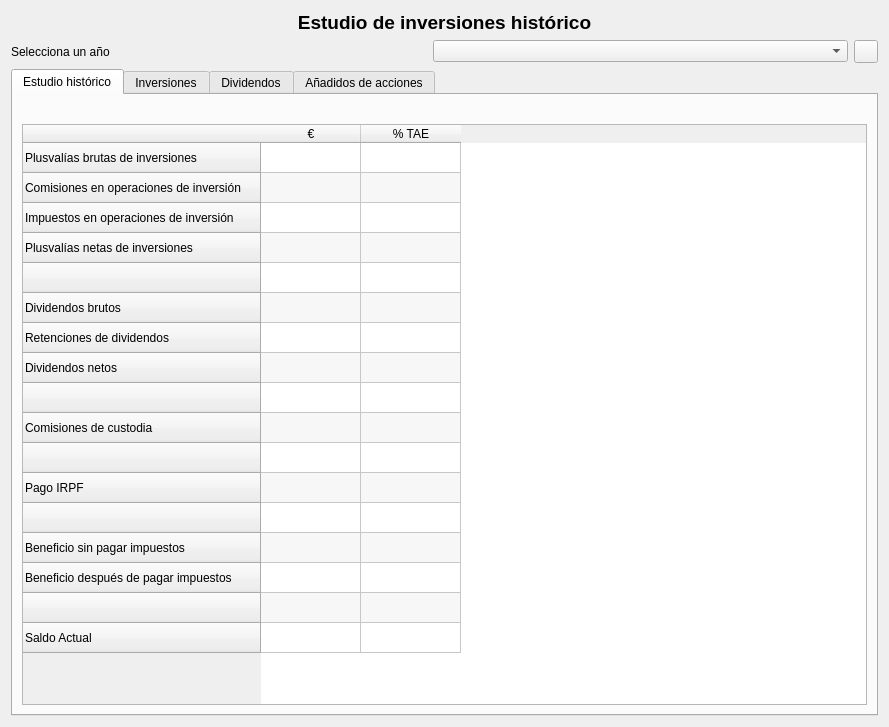
<?xml version="1.0" encoding="UTF-8"?>
<ui version="4.0">
 <class>wdgInformeHistorico</class>
 <widget class="QWidget" name="wdgInformeHistorico">
  <property name="geometry">
   <rect>
    <x>0</x>
    <y>0</y>
    <width>889</width>
    <height>727</height>
   </rect>
  </property>
  <property name="sizePolicy">
   <sizepolicy hsizetype="Expanding" vsizetype="Expanding">
    <horstretch>0</horstretch>
    <verstretch>0</verstretch>
   </sizepolicy>
  </property>
  <property name="windowTitle">
   <string>Form</string>
  </property>
  <layout class="QVBoxLayout" name="verticalLayout_2">
   <item>
    <layout class="QVBoxLayout" name="verticalLayout">
     <item>
      <widget class="QLabel" name="lbl">
       <property name="font">
        <font>
         <pointsize>14</pointsize>
         <weight>75</weight>
         <bold>true</bold>
        </font>
       </property>
       <property name="text">
        <string>Estudio de inversiones histórico</string>
       </property>
       <property name="alignment">
        <set>Qt::AlignCenter</set>
       </property>
      </widget>
     </item>
     <item>
      <layout class="QHBoxLayout" name="horizontalLayout">
       <item>
        <widget class="QLabel" name="label">
         <property name="text">
          <string>Selecciona un año</string>
         </property>
        </widget>
       </item>
       <item>
        <widget class="QComboBox" name="cmbYears"/>
       </item>
       <item>
        <widget class="QToolButton" name="cmd">
         <property name="icon">
          <iconset resource="../images/xulpymoney.qrc">
           <normaloff>:/xulpymoney/search.png</normaloff>:/xulpymoney/search.png</iconset>
         </property>
        </widget>
       </item>
      </layout>
     </item>
     <item>
      <widget class="QTabWidget" name="tab">
       <property name="currentIndex">
        <number>0</number>
       </property>
       <widget class="QWidget" name="tab_3">
        <attribute name="icon">
         <iconset resource="../images/xulpymoney.qrc">
          <normaloff>:/xulpymoney/history.png</normaloff>:/xulpymoney/history.png</iconset>
        </attribute>
        <attribute name="title">
         <string>Estudio histórico</string>
        </attribute>
        <layout class="QVBoxLayout" name="verticalLayout_3">
         <item>
          <widget class="QLabel" name="lblSaldo">
           <property name="styleSheet">
            <string notr="true">color: rgb(0, 128, 0);
font: 75 12pt &quot;Sans Serif&quot;;</string>
           </property>
           <property name="text">
            <string/>
           </property>
           <property name="scaledContents">
            <bool>false</bool>
           </property>
           <property name="alignment">
            <set>Qt::AlignCenter</set>
           </property>
          </widget>
         </item>
         <item>
          <widget class="myQTableWidget" name="tblEstudio">
           <property name="sizePolicy">
            <sizepolicy hsizetype="Expanding" vsizetype="Expanding">
             <horstretch>0</horstretch>
             <verstretch>0</verstretch>
            </sizepolicy>
           </property>
           <property name="contextMenuPolicy">
            <enum>Qt::CustomContextMenu</enum>
           </property>
           <property name="editTriggers">
            <set>QAbstractItemView::NoEditTriggers</set>
           </property>
           <property name="alternatingRowColors">
            <bool>true</bool>
           </property>
           <property name="selectionMode">
            <enum>QAbstractItemView::SingleSelection</enum>
           </property>
           <property name="selectionBehavior">
            <enum>QAbstractItemView::SelectRows</enum>
           </property>
           <property name="sortingEnabled">
            <bool>true</bool>
           </property>
           <row>
            <property name="text">
             <string>Plusvalías brutas de inversiones</string>
            </property>
           </row>
           <row>
            <property name="text">
             <string>Comisiones en operaciones de inversión</string>
            </property>
           </row>
           <row>
            <property name="text">
             <string>Impuestos en operaciones de inversión</string>
            </property>
           </row>
           <row>
            <property name="text">
             <string>Plusvalías netas de inversiones</string>
            </property>
           </row>
           <row>
            <property name="text">
             <string/>
            </property>
           </row>
           <row>
            <property name="text">
             <string>Dividendos brutos</string>
            </property>
           </row>
           <row>
            <property name="text">
             <string>Retenciones de dividendos</string>
            </property>
           </row>
           <row>
            <property name="text">
             <string>Dividendos netos</string>
            </property>
           </row>
           <row>
            <property name="text">
             <string/>
            </property>
           </row>
           <row>
            <property name="text">
             <string>Comisiones de custodia</string>
            </property>
           </row>
           <row>
            <property name="text">
             <string/>
            </property>
           </row>
           <row>
            <property name="text">
             <string>Pago IRPF</string>
            </property>
           </row>
           <row>
            <property name="text">
             <string/>
            </property>
           </row>
           <row>
            <property name="text">
             <string>Beneficio sin pagar impuestos</string>
            </property>
           </row>
           <row>
            <property name="text">
             <string>Beneficio después de pagar impuestos</string>
            </property>
           </row>
           <row>
            <property name="text">
             <string/>
            </property>
           </row>
           <row>
            <property name="text">
             <string>Saldo Actual</string>
            </property>
           </row>
           <column>
            <property name="text">
             <string>€</string>
            </property>
           </column>
           <column>
            <property name="text">
             <string>% TAE</string>
            </property>
           </column>
          </widget>
         </item>
        </layout>
       </widget>
       <widget class="QWidget" name="tab_5">
        <attribute name="icon">
         <iconset resource="../images/xulpymoney.qrc">
          <normaloff>:/xulpymoney/history2.png</normaloff>:/xulpymoney/history2.png</iconset>
        </attribute>
        <attribute name="title">
         <string>Inversiones</string>
        </attribute>
        <layout class="QHBoxLayout" name="horizontalLayout_3">
         <item>
          <widget class="myQTableWidget" name="tblInversiones">
           <property name="contextMenuPolicy">
            <enum>Qt::CustomContextMenu</enum>
           </property>
           <property name="editTriggers">
            <set>QAbstractItemView::NoEditTriggers</set>
           </property>
           <property name="alternatingRowColors">
            <bool>true</bool>
           </property>
           <property name="selectionMode">
            <enum>QAbstractItemView::SingleSelection</enum>
           </property>
           <property name="selectionBehavior">
            <enum>QAbstractItemView::SelectRows</enum>
           </property>
           <attribute name="verticalHeaderVisible">
            <bool>false</bool>
           </attribute>
           <column>
            <property name="text">
             <string>Fecha</string>
            </property>
           </column>
           <column>
            <property name="text">
             <string>Años</string>
            </property>
           </column>
           <column>
            <property name="text">
             <string>Inversión</string>
            </property>
           </column>
           <column>
            <property name="text">
             <string>Tipo de operación</string>
            </property>
           </column>
           <column>
            <property name="text">
             <string>Saldo inicial</string>
            </property>
           </column>
           <column>
            <property name="text">
             <string>Saldo final</string>
            </property>
           </column>
           <column>
            <property name="text">
             <string>Consolidado bruto</string>
            </property>
           </column>
           <column>
            <property name="text">
             <string>Comisiones</string>
            </property>
           </column>
           <column>
            <property name="text">
             <string>Impuestos</string>
            </property>
           </column>
           <column>
            <property name="text">
             <string>Consolidado neto</string>
            </property>
           </column>
           <column>
            <property name="text">
             <string>% TAE neto</string>
            </property>
           </column>
           <column>
            <property name="text">
             <string>% Total neto</string>
            </property>
           </column>
          </widget>
         </item>
        </layout>
       </widget>
       <widget class="QWidget" name="tab_2">
        <attribute name="icon">
         <iconset resource="../images/xulpymoney.qrc">
          <normaloff>:/xulpymoney/coins.png</normaloff>:/xulpymoney/coins.png</iconset>
        </attribute>
        <attribute name="title">
         <string>Dividendos</string>
        </attribute>
        <layout class="QHBoxLayout" name="horizontalLayout_2">
         <item>
          <widget class="myQTableWidget" name="tblDividendos">
           <property name="contextMenuPolicy">
            <enum>Qt::CustomContextMenu</enum>
           </property>
           <property name="editTriggers">
            <set>QAbstractItemView::NoEditTriggers</set>
           </property>
           <property name="alternatingRowColors">
            <bool>true</bool>
           </property>
           <property name="selectionMode">
            <enum>QAbstractItemView::SingleSelection</enum>
           </property>
           <property name="selectionBehavior">
            <enum>QAbstractItemView::SelectRows</enum>
           </property>
           <property name="sortingEnabled">
            <bool>true</bool>
           </property>
           <attribute name="verticalHeaderVisible">
            <bool>false</bool>
           </attribute>
           <column>
            <property name="text">
             <string>Fecha</string>
            </property>
           </column>
           <column>
            <property name="text">
             <string>Inversión</string>
            </property>
           </column>
           <column>
            <property name="text">
             <string>Banco</string>
            </property>
           </column>
           <column>
            <property name="text">
             <string>Neto antes de impuestos</string>
            </property>
           </column>
          </widget>
         </item>
        </layout>
       </widget>
       <widget class="QWidget" name="tab_4">
        <attribute name="icon">
         <iconset resource="../images/xulpymoney.qrc">
          <normaloff>:/xulpymoney/add.png</normaloff>:/xulpymoney/add.png</iconset>
        </attribute>
        <attribute name="title">
         <string>Añadidos de acciones</string>
        </attribute>
        <layout class="QHBoxLayout" name="horizontalLayout_4">
         <item>
          <layout class="QVBoxLayout" name="verticalLayout_4">
           <item>
            <widget class="QLabel" name="label_2">
             <property name="text">
              <string>En este listado se muestran los añadidos de acciones a coste cero que se han producido en el año

Es  un listado informativo y no serán contabilizadas en los informes ya que se produciría una doble contabilidad

Sólo se contabilizará cuando se vendan las acciones</string>
             </property>
             <property name="alignment">
              <set>Qt::AlignCenter</set>
             </property>
             <property name="wordWrap">
              <bool>true</bool>
             </property>
            </widget>
           </item>
           <item>
            <widget class="myQTableWidget" name="tblAdded">
             <property name="contextMenuPolicy">
              <enum>Qt::CustomContextMenu</enum>
             </property>
             <property name="alternatingRowColors">
              <bool>true</bool>
             </property>
             <property name="selectionMode">
              <enum>QAbstractItemView::SingleSelection</enum>
             </property>
             <property name="selectionBehavior">
              <enum>QAbstractItemView::SelectRows</enum>
             </property>
             <attribute name="verticalHeaderVisible">
              <bool>false</bool>
             </attribute>
             <column>
              <property name="text">
               <string>Día</string>
              </property>
             </column>
             <column>
              <property name="text">
               <string>Inversión</string>
              </property>
             </column>
             <column>
              <property name="text">
               <string>Tipo Operación</string>
              </property>
             </column>
             <column>
              <property name="text">
               <string>Acciones</string>
              </property>
             </column>
             <column>
              <property name="text">
               <string>Saldo</string>
              </property>
             </column>
            </widget>
           </item>
          </layout>
         </item>
        </layout>
       </widget>
      </widget>
     </item>
    </layout>
   </item>
  </layout>
 </widget>
 <customwidgets>
  <customwidget>
   <class>myQTableWidget</class>
   <extends>QTableWidget</extends>
   <header location="global">myqtablewidget</header>
  </customwidget>
 </customwidgets>
 <resources>
  <include location="../images/xulpymoney.qrc"/>
 </resources>
 <connections/>
</ui>
